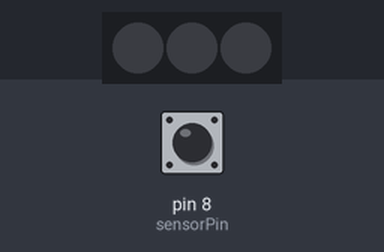
Bench run of a sketch on a simulated Arduino Uno, built with avr-gcc and run on an emulated ATmega328P. Parts: 3 RGB LEDs in strip order, left to right. The test bench sets the inputs (shaded band); at power-on: pin 8 (sensorPin) HIGH. Dim RGB values are drawn brighter than linear.

Above: at 1.2 s.
1.3 s: pin 8 (sensorPin) driven LOW
At 2.5 s:
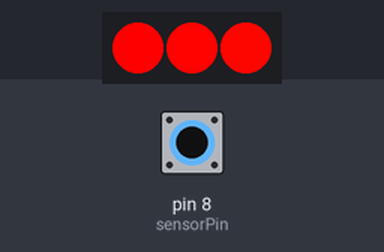
2.8 s: pin 8 (sensorPin) driven HIGH
At 3.58 s:
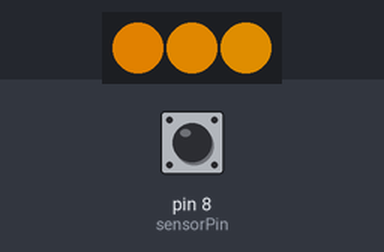
5.8 s: pin 8 (sensorPin) pulsed LOW 2 times (0.12 s each, 0.3 s apart)
At 7.2 s:
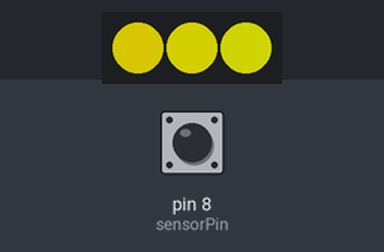
9.4 s: pin 8 (sensorPin) pulsed LOW 2 times (0.12 s each, 0.3 s apart)
At 11.11 s:
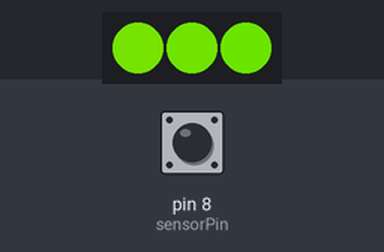
Timing chart, 0 to 25.8 s (numbered marks = the images above; inputs shaded):
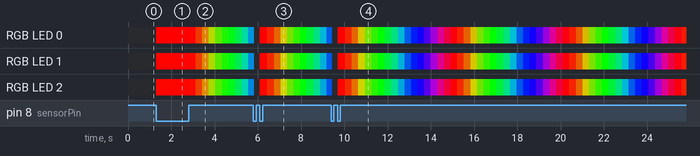

Measured:
- after the input at 1.3 s, RGB LED 0: off → RGB(255, 0, 0) at once; RGB LED 1: off → RGB(252, 3, 0) at once; RGB LED 2: off → RGB(249, 6, 0) at once

The sketch:

DragonEgg_Rainbow.ino
```cpp
/////////////////ANIMATED RAINBOW LIGHT////////////////////////////////////

///////////////////////////////////////////////////////////////////////////
//////////The following segment sets up all the technical stuff////////////
///You shouldn't change these lines unless you're a well trained wizard!///
///////////////////////////////////////////////////////////////////////////

#include <Adafruit_NeoPixel.h>

// Which pin are the LEDs getting data from?
#define PIN            7

// How many LEDs are attached to the Controller?
#define NUMPIXELS      3

// Setup the NeoPixel library with the number of pixels, pin and type of pixel
Adafruit_NeoPixel pixels = Adafruit_NeoPixel(NUMPIXELS, PIN, NEO_GRB + NEO_KHZ800);

int sensorPin = 8;         // Which pin is the sensor outputting data to?

int currentState = LOW;      // the current currentState of the output pin
int sensorReading;           // the current reading from the input pin
int previousState = HIGH;    // the previousSate reading from the input pin

// Variables used for debouncing
long time = 0;         // the last time the output pin was toggled
long debounce = 50;   // delay between readings

void setup()
{
  Serial.begin(9600);
  pinMode(sensorPin, INPUT_PULLUP);

  //Initialise the NeoPixel
  pixels.begin(); // This initializes the NeoPixel library.

}


//////////////////////////////////////////////////////////////////////////////////////
///////The following segment, once again, just deals with the technical aspects///////
//////////////////////////////////////////////////////////////////////////////////////

void loop()
{

  sensorReading = digitalRead(sensorPin); //Get a reading from the sensor

  // if the input changed from HIGH to LOW and we've waited long enough
  // for debouncing, toggle the output pin and record the current time
  if (sensorReading == LOW && previousState == HIGH && millis() - time > debounce) {
    if (currentState == HIGH)
      currentState = LOW;
    else
      currentState = HIGH;

    time = millis();
  }

  previousState = sensorReading;

  if (currentState == HIGH) {


    rainbow(20);

  }
  if (currentState == LOW) {

    for (int i = 0; i < NUMPIXELS; i++) {
      pixels.setPixelColor(i, pixels.Color(0, 0, 0)); // Turn pixels off.
      pixels.show(); // Show the selected colour on the pixel
    }
  }
}

void rainbow(uint8_t wait) {
  uint16_t i, j;


  for (j = 0; j < 256; j++) {

    int check = digitalRead(sensorPin);


    for (i = 0; i < pixels.numPixels(); i++) {
      pixels.setPixelColor(i, Wheel((i + j) & 255));

      }

      pixels.show();
      delay(wait);

      if (check == LOW) {
        return;
    }


  }

}


// Input a value 0 to 255 to get a color value.
// The colours are a transition r - g - b - back to r.
uint32_t Wheel(byte WheelPos) {
  WheelPos = 255 - WheelPos;
  if (WheelPos < 85) {
    return pixels.Color(255 - WheelPos * 3, 0, WheelPos * 3);
  }
  if (WheelPos < 170) {
    WheelPos -= 85;
    return pixels.Color(0, WheelPos * 3, 255 - WheelPos * 3);
  }
  WheelPos -= 170;
  return pixels.Color(WheelPos * 3, 255 - WheelPos * 3, 0);
}
```
